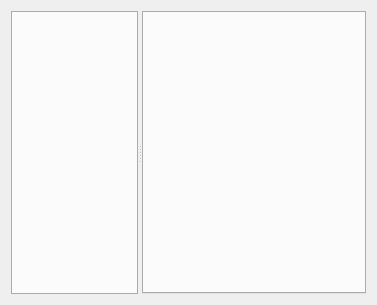
<?xml version="1.0" encoding="UTF-8"?>
<ui version="4.0">
 <class>SearchPlugin</class>
 <widget class="QWidget" name="SearchPlugin">
  <property name="geometry">
   <rect>
    <x>0</x>
    <y>0</y>
    <width>377</width>
    <height>305</height>
   </rect>
  </property>
  <property name="sizePolicy">
   <sizepolicy hsizetype="Expanding" vsizetype="Expanding">
    <horstretch>0</horstretch>
    <verstretch>0</verstretch>
   </sizepolicy>
  </property>
  <property name="windowTitle">
   <string>Search</string>
  </property>
  <layout class="QHBoxLayout" name="horizontalLayout">
   <item>
    <widget class="QSplitter" name="splitter">
     <property name="orientation">
      <enum>Qt::Horizontal</enum>
     </property>
     <widget class="QTabWidget" name="left">
      <property name="minimumSize">
       <size>
        <width>0</width>
        <height>0</height>
       </size>
      </property>
      <property name="maximumSize">
       <size>
        <width>16777215</width>
        <height>16777215</height>
       </size>
      </property>
      <property name="tabPosition">
       <enum>QTabWidget::South</enum>
      </property>
      <property name="currentIndex">
       <number>-1</number>
      </property>
     </widget>
     <widget class="QTabWidget" name="right">
      <property name="sizePolicy">
       <sizepolicy hsizetype="Expanding" vsizetype="Expanding">
        <horstretch>1</horstretch>
        <verstretch>0</verstretch>
       </sizepolicy>
      </property>
      <property name="tabsClosable">
       <bool>true</bool>
      </property>
      <property name="movable">
       <bool>true</bool>
      </property>
     </widget>
    </widget>
   </item>
  </layout>
 </widget>
 <tabstops>
  <tabstop>right</tabstop>
 </tabstops>
 <resources/>
 <connections/>
 <slots>
  <slot>showFilterWizard()</slot>
  <slot>search()</slot>
  <slot>serverChanged(int)</slot>
 </slots>
</ui>
